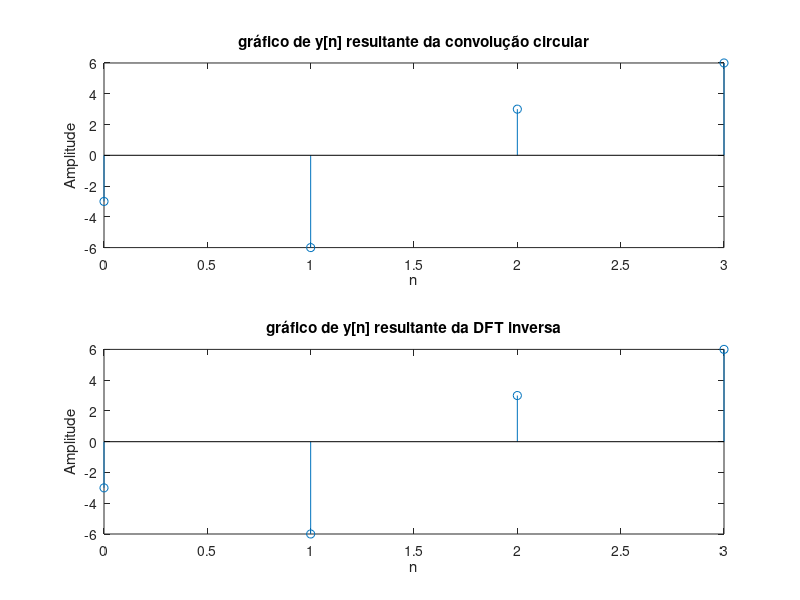

Recreate this plot in MATLAB.
clc; close all; clear all;
pkg load signal;

N = 4; %qtd pontos da DFT
k = 0:N-1; % K indo de 0 até N-1
n = 0:N-1;
x_n = cos((pi.*n)/2);
h_n = 2.^n;

%Comando letra A:
X_K = fft(x_n)
atraso_1x = exp(-j * k * (2 * pi)/N * 2);
X_KTEORICO = 1 - atraso_1x

%Comando letra B
H_K = fft(h_n)
atraso_1h = exp(-j * k * (2 * pi)/N);
atraso_2h = exp(-j * k * (2 * pi)/N * 2);
atraso_3h = exp(-j * k * (2 * pi)/N * 3);
H_KTEORICO = 1 + 2*atraso_1h + 4*atraso_2h + 8*atraso_3h

% Comando letra C:
y_n = cconv(x_n,h_n,4);


% Comando letra D:
Y_K = X_K .* H_K;
y1_n = ifft(Y_K);



figure(1)
subplot(2,1,1);
stem(n,y_n);
xlabel('n')
ylabel('Amplitude')
title('gráfico de y[n] resultante da convolução circular')
subplot(2,1,2);
stem(n,y1_n);
xlabel('n')
ylabel('Amplitude')
title('gráfico de y[n] resultante da DFT inversa')